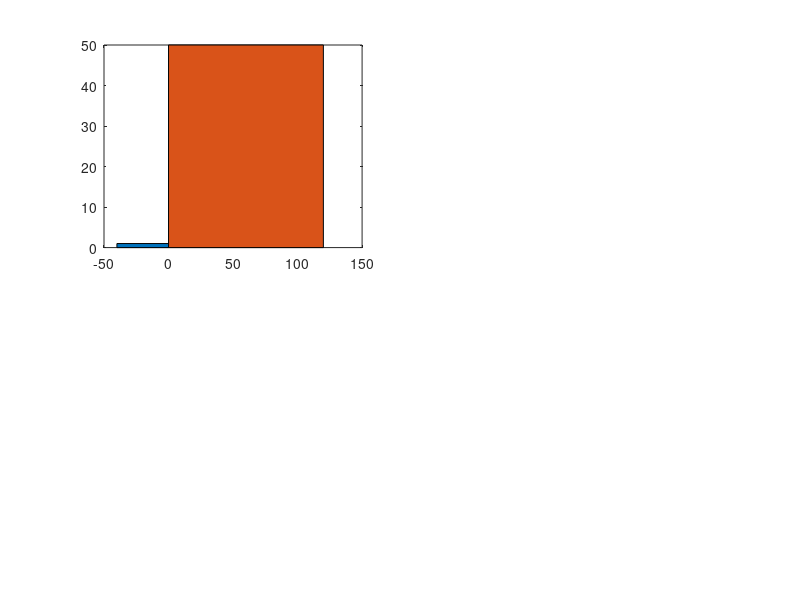

MATLAB code to generate this figure: (Note: this script raises an error after producing the figure.)
%% Fig. 8

load('PercentCorrectDataContrastChange')
times=[-24,-12,36,72,108];
lumdif=[-98   -84   -70   -56   -42   -28   -14 14    28    42    56    70    84    98];
abslumchange=abs(lumdif*0.56);
color = {[0.4940 0.1840 0.5560],[0.8500 0.3250 0.0980],[0.4660 0.6740 0.1880]};
greys = (linspace(60,200,7))'./256;
grey = repmat(greys,1,3);

    
    figure
    orderCS=[1 2 4 3 ];
    for kkk=[1,4] % the conditions in the paper
        
        subplot(2,2,orderCS(kkk))
        if kkk<3
            a1=area([-40 0],[1 1]);
            hold on
            a2=area([0 120],[50 50]);
            a2.FaceAlpha=0.2;
            a1.FaceAlpha=0.2;
            a2.FaceColor=[.4 .4 .4];
            a1.FaceColor=[.9 .9 .9];
            
        else
            a1=area([-40 0],[1 1]);
            hold on
            a2=area([0 120],[50 50]);
            a2.FaceAlpha=0.2;
            a1.FaceAlpha=0.2;
            a1.FaceColor=[.4 .4 .4];
            a2.FaceColor=[.9 .9 .9];
            
        end
             if kkk==1
                title('Contrast Steps between -0.56 and -0.3 Michelson Contrast','FontSize',12 )
             elseif kkk==2
                title('Contrast Steps between -0.3 and -0.053 Michelson Contrast','FontSize',12 )
             elseif kkk==4
                title('Contrast Steps between 0.053 and 0.3 Michelson Contrast','FontSize',12 )
                xlabel('Time [ms]')
             elseif kkk==3
                title('Contrast Steps between 0.3 and 0.56 Michelson Contrast','FontSize',12 )
        
             end
        errorbar(times(1:2),cell2mat(percentCorrectCS(kkk,1:2,1)),...
        cell2mat(percentCorrectCS(kkk,1:2,1))-cell2mat(cilowCS(kkk,1:2,1)),...
        cell2mat(ciupCS(kkk,1:2,1))-cell2mat(percentCorrectCS(kkk,1:2,1)),'-xk','LineWidth',2)
        hold on
        darkflash=plot(times(3:5),cell2mat(percentCorrectCS(kkk,3:5,1)),'-xk')
        shadedplot(times(3:5),cell2mat(cilowCS(kkk,3:5,1)),cell2mat(ciupCS(kkk,3:5,1)),'k','k')
        hold on
        alpha(0.3)
        errorbar(times(1:2),cell2mat(percentCorrectCS(kkk,1:2,2)),...
            cell2mat(percentCorrectCS(kkk,1:2,2))-cell2mat(cilowCS(kkk,1:2,2)),...
            cell2mat(ciupCS(kkk,1:2,2))-cell2mat(percentCorrectCS(kkk,1:2,2)),'-xb','LineWidth',2)
        hold on
        brightflash=plot(times(3:5),cell2mat(percentCorrectCS(kkk,3:5,2)),'-xb')
        shadedplot(times(3:5),cell2mat(cilowCS(kkk,3:5,2)),cell2mat(ciupCS(kkk,3:5,2)),'b','b')
        alpha(0.3)
        
        
            if kkk==1 || kkk==4
                ylabel('Percent Correct Trials')
            elseif kkk==3 || kkk==4
                xlabel('Time [ms]')
            end
        
        ylim([0 1])
        xlim([-30 115])
            if kkk==3
            legend([brightflash, darkflash],'Stim Increase','Stim Decrease')
            end
    end